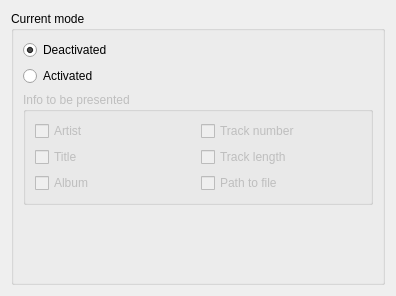
<?xml version="1.0" encoding="UTF-8"?>
<ui version="4.0">
 <class>JabberSettings</class>
 <widget class="QWidget" name="JabberSettings">
  <property name="geometry">
   <rect>
    <x>0</x>
    <y>0</y>
    <width>396</width>
    <height>296</height>
   </rect>
  </property>
  <property name="windowTitle">
   <string>Jabber</string>
  </property>
  <layout class="QVBoxLayout" name="verticalLayout">
   <item>
    <widget class="QGroupBox" name="jabber_mode">
     <property name="title">
      <string>Current mode</string>
     </property>
     <layout class="QGridLayout" name="gridLayout_16">
      <item row="0" column="0">
       <widget class="QRadioButton" name="jabber_deactivated">
        <property name="text">
         <string>Deactivated</string>
        </property>
        <property name="checked">
         <bool>true</bool>
        </property>
       </widget>
      </item>
      <item row="1" column="0">
       <widget class="QRadioButton" name="jabber_activated">
        <property name="text">
         <string>Activated</string>
        </property>
       </widget>
      </item>
      <item row="2" column="0">
       <widget class="QGroupBox" name="jabber_info">
        <property name="enabled">
         <bool>false</bool>
        </property>
        <property name="title">
         <string>Info to be presented</string>
        </property>
        <layout class="QGridLayout" name="gridLayout_15">
         <item row="0" column="0">
          <widget class="QCheckBox" name="jabber_artist">
           <property name="text">
            <string>Artist</string>
           </property>
          </widget>
         </item>
         <item row="0" column="1">
          <widget class="QCheckBox" name="jabber_track_number">
           <property name="text">
            <string>Track number</string>
           </property>
          </widget>
         </item>
         <item row="1" column="0">
          <widget class="QCheckBox" name="jabber_title">
           <property name="text">
            <string>Title</string>
           </property>
          </widget>
         </item>
         <item row="1" column="1">
          <widget class="QCheckBox" name="jabber_length">
           <property name="text">
            <string>Track length</string>
           </property>
          </widget>
         </item>
         <item row="2" column="0">
          <widget class="QCheckBox" name="jabber_album">
           <property name="text">
            <string>Album</string>
           </property>
          </widget>
         </item>
         <item row="2" column="1">
          <widget class="QCheckBox" name="jabber_uri">
           <property name="text">
            <string>Path to file</string>
           </property>
          </widget>
         </item>
        </layout>
       </widget>
      </item>
      <item row="3" column="0">
       <spacer name="verticalSpacer_6">
        <property name="orientation">
         <enum>Qt::Vertical</enum>
        </property>
        <property name="sizeHint" stdset="0">
         <size>
          <width>20</width>
          <height>118</height>
         </size>
        </property>
       </spacer>
      </item>
     </layout>
    </widget>
   </item>
  </layout>
 </widget>
 <resources/>
 <connections>
  <connection>
   <sender>jabber_activated</sender>
   <signal>toggled(bool)</signal>
   <receiver>jabber_info</receiver>
   <slot>setEnabled(bool)</slot>
   <hints>
    <hint type="sourcelabel">
     <x>95</x>
     <y>67</y>
    </hint>
    <hint type="destinationlabel">
     <x>83</x>
     <y>99</y>
    </hint>
   </hints>
  </connection>
 </connections>
</ui>
